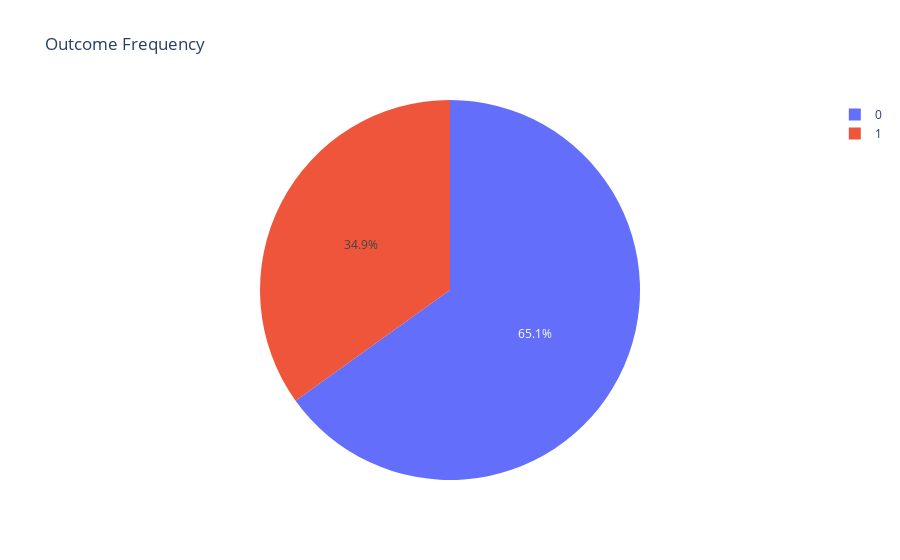

Here is the notebook cell this chart was saved with:
### Code cell
# target distribution
px.pie(df, names = 'outcome' , title = "Outcome Frequency")

### Figure 1 — Plotly figure (JSON) as saved in the notebook; plotly's stock layout.template omitted (floating-point values rounded to 4 significant figures; data arrays with more than 128 entries replaced by an {"elided": "..."} marker saying what was removed)
{"data": [{"domain": {"x": [0, 1], "y": [0, 1]}, "hovertemplate": "outcome=%{label}<extra></extra>", "labels": {"elided": "768 int values"}, "legendgroup": "", "name": "", "showlegend": true, "type": "pie"}], "layout": {"legend": {"tracegroupgap": 0}, "title": {"text": "Outcome Frequency"}, "autosize": true}}
